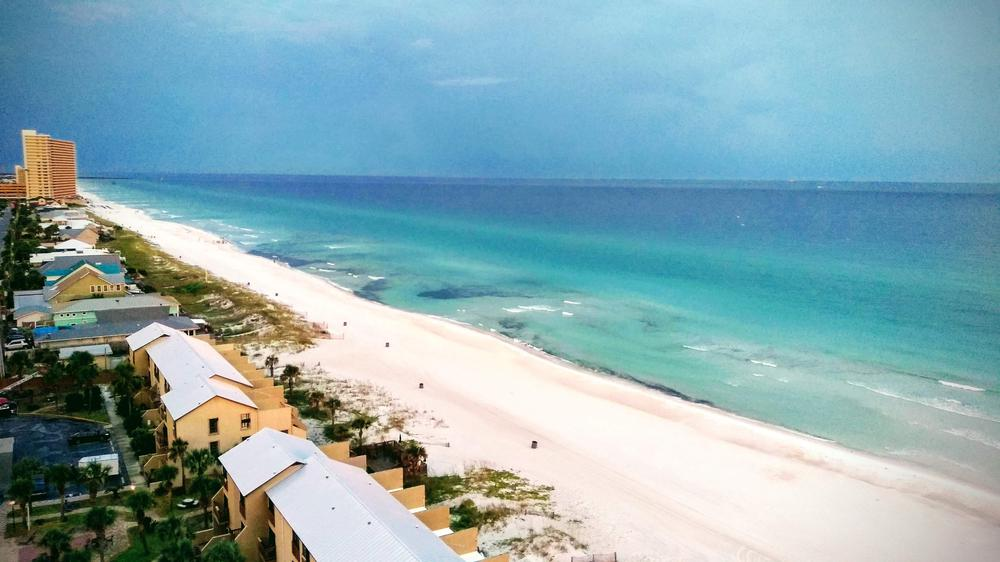
#> input picture assignments/ps_1/inputSeamCarvingBeach.jpg, 1000 x 562 px
$ python -i energy_image.py   (imports and definitions only)
#> lines starting #> are read from the running program, lines starting #| are printed output that depends on the picture
import numpy as np
from skimage.color import rgb2gray
from scipy.signal import convolve, correlate
from skimage import filters

def energy_image(im, function='gradient'):

#> called with function = 'gradient'
    if len(im.shape) == 3:
        im = rgb2gray(im.copy())
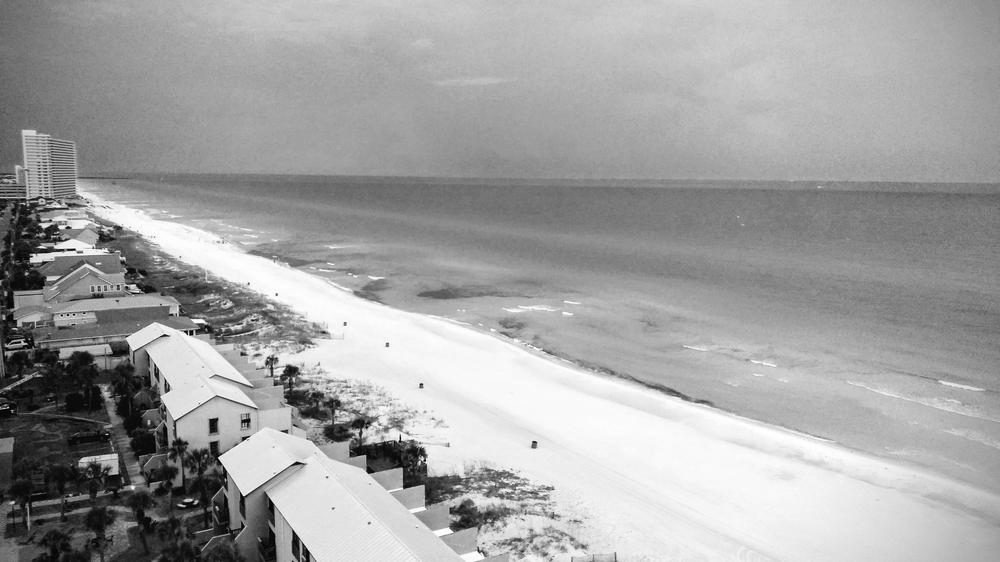
#> im: shape (562, 1000) float64; min 0, max 1, mean 0.64

    if function == 'gradient':

        dx = np.abs(convolve(im, [[1, -1]], 'same'))
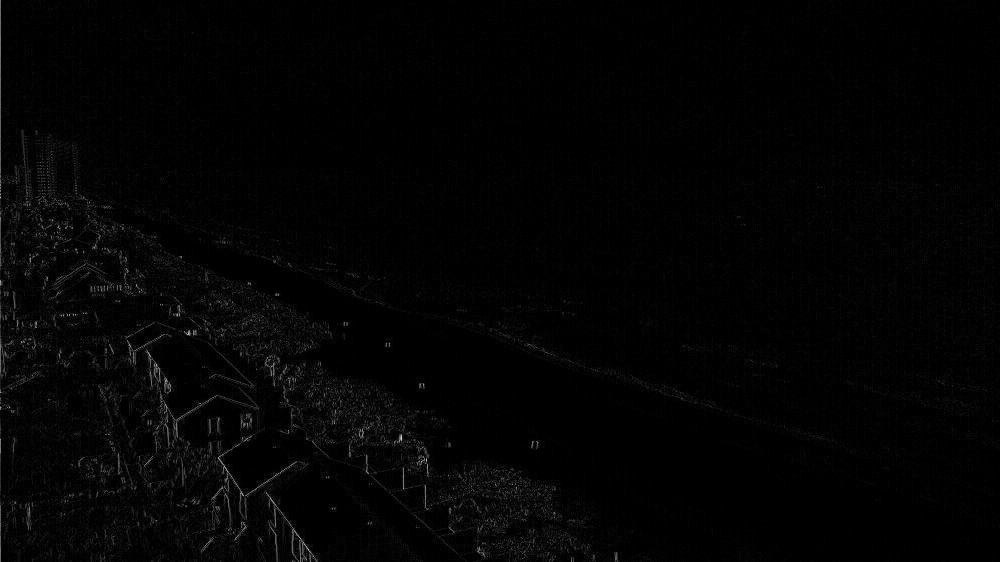
#> dx: shape (562, 1000) float64; min 0, max 0.859, mean 0.0155
        dy = np.abs(convolve(im, [[1], [-1]], 'same'))
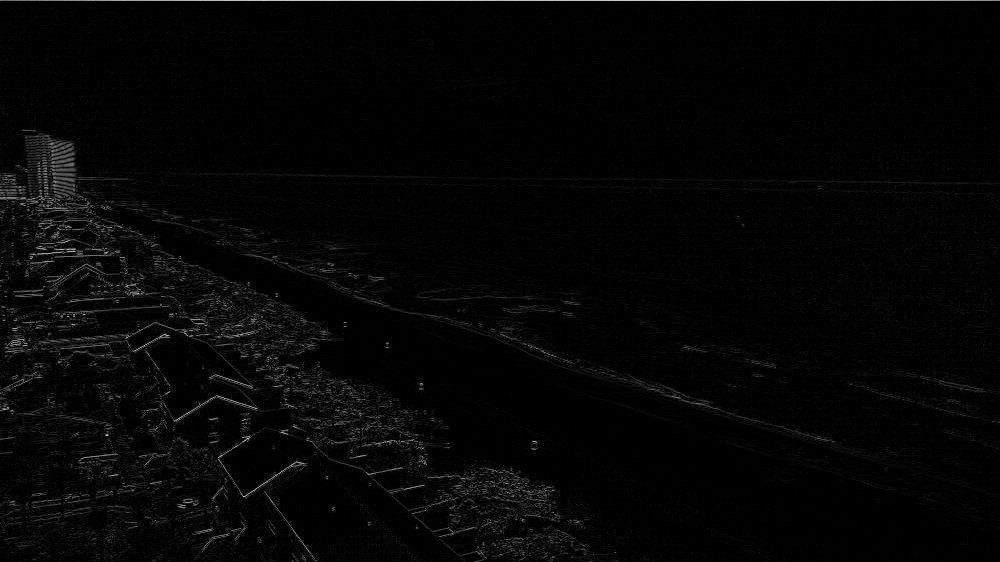
#> dy: shape (562, 1000) float64; min 0, max 0.836, mean 0.023

        return dx + dy

    elif function == 'gaussian':

        return filters.gaussian(im)

    elif function == 'median':

        return filters.median(im)

    elif function == 'laplace':

        return filters.laplace(im)

    elif function == 'sobel':

        dx = np.abs(correlate(im, [[-1, 0, 1], [-2, 0, 2], [-1, 0, 1]], 'same'))
        dy = np.abs(correlate(im, [[-1, -2, -1], [0, 0, 0], [1, 2, 1]], 'same'))

        return dx + dy

    elif function =='extended':

        dx = np.abs(convolve(im, [[2, 1, 0, -1, -2]], 'same'))
        dy = np.abs(convolve(im, [[2], [1], [0], [-1], [-2]], 'same'))

        return dx + dy

    elif function == 'disruption':

        kernel = np.array([[1, 1, 1], [1, 1, 1], [1, 1, 1]]) / 9
        mean = correlate(im, kernel, 'same')

        return np.abs(im - mean)

>>> import cv2
>>> picture = cv2.cvtColor(cv2.imread('inputSeamCarvingBeach.jpg'), cv2.COLOR_BGR2RGB)
>>> result = energy_image(picture)

$ run again, on assignments/ps_1/inputSeamCarvingFruit.jpg
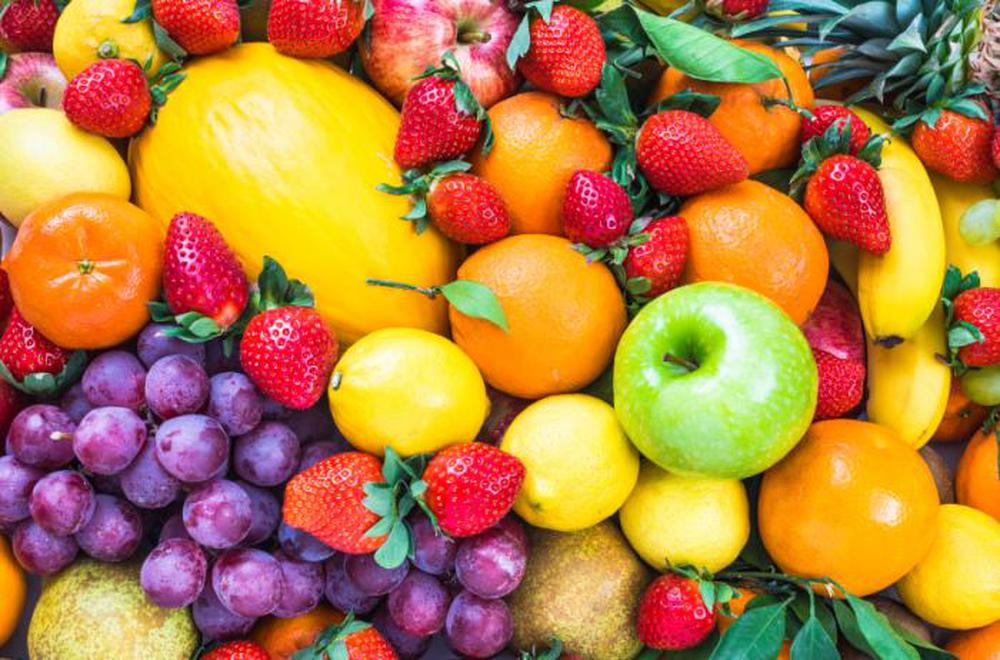
#> input picture assignments/ps_1/inputSeamCarvingFruit.jpg, 1000 x 660 px
#> in energy_image, `im = rgb2gray(im.copy())`:
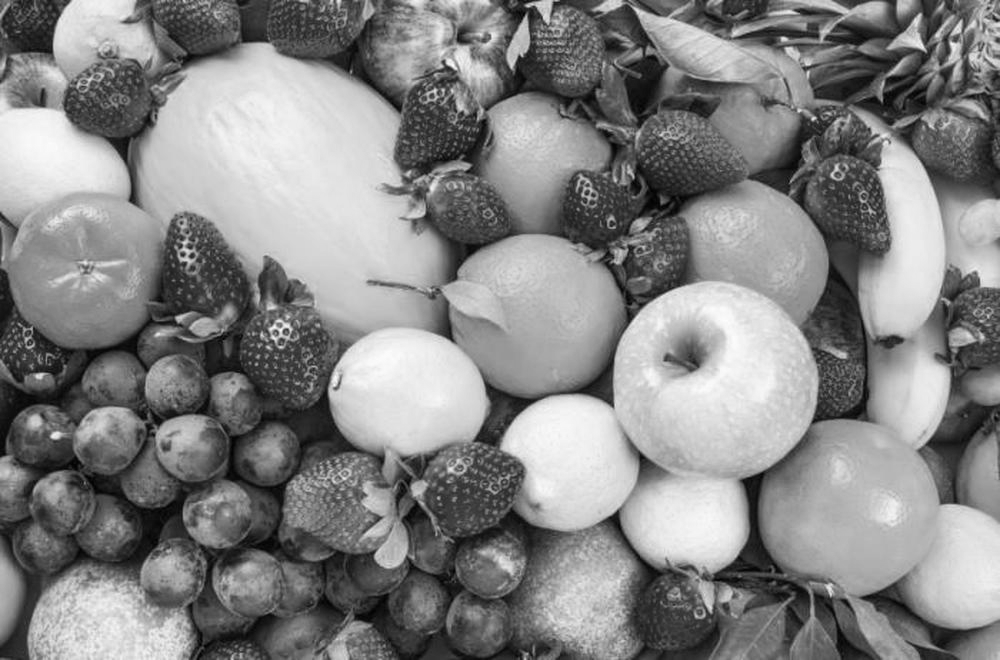
#> im: shape (660, 1000) float64; min 0.00251, max 0.995, mean 0.522
#> in energy_image, `dx = np.abs(convolve(im, [[1, -1]], 'same'))`:
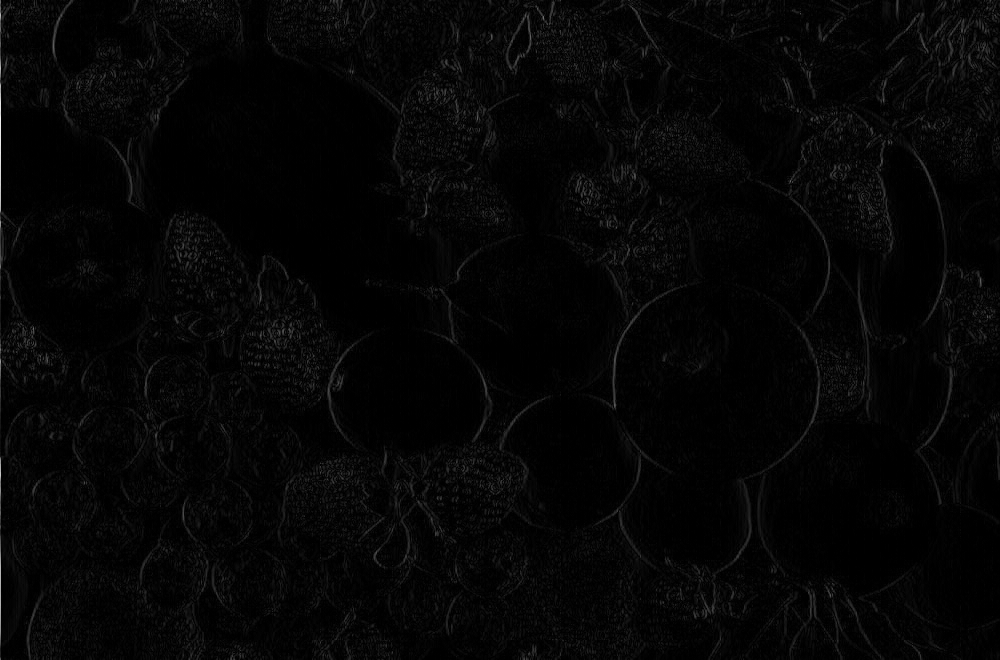
#> dx: shape (660, 1000) float64; min 0, max 0.949, mean 0.0228
